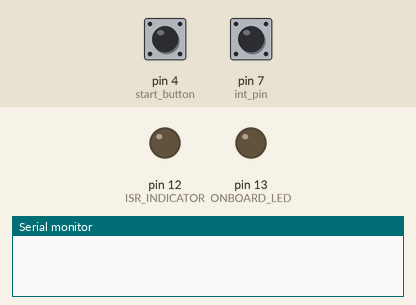
This sketch was run on a simulated Arduino Leonardo, built with avr-gcc and run on an emulated ATmega32U4. On the bench: output pins drawn as LEDs (lit = HIGH), the last lines printed to the serial monitor. Wiring (inferred from the names in the program): MCP23017 port expander at I2C address 0x20. Dashed ring = blinking. The inputs (shaded band) are chosen by the test bench; at power-on: pin 4 (start_button) HIGH, pin 7 (int_pin) LOW. USB keyboard and mouse output is not drawn.

Above: at 0.8 s.
0.9 s: pin 4 (start_button) pulled LOW for 0.15 s
7.0 s: pin 7 (int_pin) pulsed HIGH 2 times (0.12 s each, 0.3 s apart)
At 7.43 s:
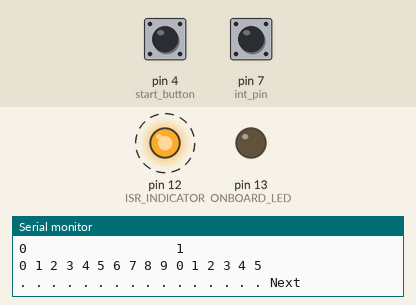
Timing chart, 0 to 10.0 s (numbered marks = the images above; inputs shaded):
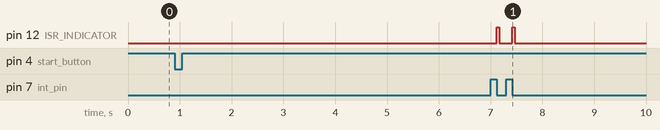

The sketch:

spitfire_controller.ino
```cpp
// Author: Peter Milne
// Date: May 2020

// FlightGear Spitfire IIa controller using MCP23017
// MCP23017 driver adapted from code by Nick Gammon
// https://www.gammon.com.au/forum/?id=10945

#include <Wire.h>
#include <Keyboard.h>

// Spitfire controls
const char LEFT_MAGNETO = '[';       // GPB0 { (SHIFT + [)
const char RIGHT_MAGNETO = ']';      // GPB1 } (SHIFT + ])
const char FLAPS_UP = '[';           // GPB2
const char FLAPS_DOWN = ']';         // GPB2
const char COFFMAN_CARTRIDGE = 'C';  // GPB3
const char PRIMING_PUMP = 'I';       // GPB4
const char COFFMAN_STARTER = 's';    // GPB5
const char CANOPY_CLOSE = 'f';       // GPB6
const char CANOPY_OPEN = 'F';        // GPB6
const char GEAR_UP = 'g';            // GPB7
const char GEAR_DOWN = 'G';          // GPB7

const int start_button = 4;
const int int_pin = 7;

int previousButtonState[16];

// MCP23017 registers (everything except direction defaults to 0)
#define IODIRA 0x00  // IO direction  (0 = output, 1 = input (Default))
#define IODIRB 0x01
#define IOPOLA 0x02  // IO polarity   (0 = normal, 1 = inverse)
#define IOPOLB 0x03
#define GPINTENA 0x04  // Interrupt on change (0 = disable, 1 = enable)
#define GPINTENB 0x05
#define DEFVALA 0x06  // Default comparison for interrupt on change (interrupts on opposite)
#define DEFVALB 0x07
#define INTCONA 0x08  // Interrupt control (0 = interrupt on change from previous, 1 = interrupt on change from DEFVAL)
#define INTCONB 0x09
#define IOCON 0x0A  // IO Configuration: bank/mirror/seqop/disslw/haen/odr/intpol/notimp
//#define IOCON 0x0B  // same as 0x0A
#define GPPUA 0x0C  // Pull-up resistor (0 = disabled, 1 = enabled)
#define GPPUB 0x0D
#define INFTFA 0x0E  // Interrupt flag (read only) : (0 = no interrupt, 1 = pin caused interrupt)
#define INFTFB 0x0F
#define INTCAPA 0x10  // Interrupt capture (read only) : value of GPIO at time of last interrupt
#define INTCAPB 0x11
#define GPIOA 0x12  // Port value. Write to change, read to obtain value
#define GPIOB 0x13
#define OLLATA 0x14  // Output latch. Write to latch output.
#define OLLATB 0x15
#define port 0x20  // MCP23017 is on I2C port 0x20

#define ISR_INDICATOR 12  // pin 12
#define ONBOARD_LED 13    // pin 13

volatile bool keyPressed;

// Write same register setting to both ports
void expanderWriteBoth(const byte reg, const byte data) {
  Wire.beginTransmission(port);
  Wire.write(reg);
  Wire.write(data);  // port A
  Wire.write(data);  // port B
  Wire.endTransmission();
}

// Read a single byte from the expander
unsigned int expanderRead(const byte reg) {
  Wire.beginTransmission(port);
  Wire.write(reg);
  Wire.endTransmission();
  Wire.requestFrom(port, 1);
  return Wire.read();
}

// Interrupt service routine, called when pin D2 goes from 1 to 0
void keypress() {
  digitalWrite(ISR_INDICATOR, HIGH);  // debugging
  keyPressed = true;                  // set flag so main loop knows
}

void setup() {
  pinMode(ISR_INDICATOR, OUTPUT);  // for testing (ISR indicator)
  pinMode(ONBOARD_LED, OUTPUT);    // for onboard LED
  pinMode(start_button, INPUT_PULLUP);

  Wire.begin();
  Serial.begin(9600);

  // Safe start for testing - only start after button press
  while (digitalRead(start_button))
    ;

  Keyboard.begin();
  delay(5000);
  Serial.println("Starting ...");

  expanderWriteBoth(IOCON, 0b01100000);  // mirror interrupts, disable sequential mode
  expanderWriteBoth(GPPUA, 0xFF);        // pull-up resistor for switch - both ports
  expanderWriteBoth(IOPOLA, 0xFF);       // invert polarity of signal - both ports
  expanderWriteBoth(GPINTENA, 0xFF);     // enable interrupts - both ports

  keyPressed = false;  // no interrupt yet
  // read from interrupt capture ports to clear them
  expanderRead(INTCAPA);
  expanderRead(INTCAPB);

  // Must be interrupt capable pin
  attachInterrupt(digitalPinToInterrupt(int_pin), keypress, FALLING);
}

unsigned long time = 0;
unsigned int keyValue = 0;
bool firstRun = true;

// Called interrupts fire
void handleKeypress() {
  delay(50);  // de-bounce before we re-enable interrupts

  keyPressed = false;                // ready for next time through the interrupt service routine
  digitalWrite(ISR_INDICATOR, LOW);  // debugging

  // Read port values, as required. Note that this re-arms the interrupts.
  if (expanderRead(INFTFA)) {
    keyValue &= 0x00FF;
    keyValue |= expanderRead(INTCAPA) << 8;  // read value at time of interrupt
  }
  if (expanderRead(INFTFB)) {
    keyValue &= 0xFF00;
    keyValue |= expanderRead(INTCAPB);  // port B is in low-order byte
  }

  Serial.println("Button states");
  Serial.println("0                   1");
  Serial.println("0 1 2 3 4 5 6 7 8 9 0 1 2 3 4 5");

  unsigned int buttonState = 0;
  // display which buttons were down at the time of the interrupt
  for (byte button = 0; button < 16; button++) {
    if (buttonState = (keyValue & (1 << button)) >> button) {
      Serial.print("1 ");
      if (buttonState != previousButtonState[button]) {
        switch (button) {
          case 0:
            // Sends SHIFT + '[' sequence -> '{'
            Keyboard.press(KEY_LEFT_SHIFT);
            Keyboard.write(LEFT_MAGNETO);
            Keyboard.release(KEY_LEFT_SHIFT);
            break;  // Latch
          case 1:
            Keyboard.press(KEY_LEFT_SHIFT);
            Keyboard.write(RIGHT_MAGNETO);
            Keyboard.release(KEY_LEFT_SHIFT);
            break;  // Latch
          case 2: Keyboard.write(GEAR_UP); break;
          case 3: Keyboard.write(FLAPS_DOWN); break;
          case 4: Keyboard.write(CANOPY_CLOSE); break;
          case 5:
            if (!firstRun) {
              Keyboard.press(COFFMAN_CARTRIDGE);  // Latch as momentary
              delay(100);
              Keyboard.release(COFFMAN_CARTRIDGE);
            }
            break;
          case 6:
            if (!firstRun) {
              Keyboard.press(PRIMING_PUMP);
              delay(100);
              Keyboard.release(PRIMING_PUMP);
            }
            break;
          case 7: Keyboard.press(COFFMAN_STARTER); break;
          default: break;
        }
      }
    } else {
      Serial.print(". ");
      if (buttonState != previousButtonState[button]) {
        switch (button) {
          case 0:
            Keyboard.press(KEY_LEFT_SHIFT);
            Keyboard.write(LEFT_MAGNETO);
            Keyboard.release(KEY_LEFT_SHIFT);
            break;
          case 1:
            Keyboard.press(KEY_LEFT_SHIFT);
            Keyboard.write(RIGHT_MAGNETO);
            Keyboard.release(KEY_LEFT_SHIFT);
            break;
          case 2: Keyboard.write(GEAR_DOWN); break;
          case 3: Keyboard.write(FLAPS_UP); break;
          case 4: Keyboard.write(CANOPY_OPEN); break;
          case 5:
            if (!firstRun) {
              Keyboard.press(COFFMAN_CARTRIDGE);
              delay(100);
              Keyboard.release(COFFMAN_CARTRIDGE);
            }
            break;
          case 6:
            if (!firstRun) {
              Keyboard.press(PRIMING_PUMP);
              delay(100);
              Keyboard.release(PRIMING_PUMP);
            }
            break;
          case 7: Keyboard.release(COFFMAN_STARTER); break;
          default: break;
        }
      }
    }
    previousButtonState[button] = buttonState;  // Capture state for next time
  }
  firstRun = false;

  Serial.println("Next");

  // if a switch is now pressed, turn LED on  (key down event)
  if (keyValue) {
    time = millis();                  // remember when
    digitalWrite(ONBOARD_LED, HIGH);  // on-board LED
  }                                   // end if
}  // end of handleKeypress

void loop() {
  // was there an interrupt?
  if (keyPressed)
    handleKeypress();

  // Do other stuff in here
  // turn LED off after 500 ms
  if (millis() > (time + 500) && time != 0) {
    digitalWrite(ONBOARD_LED, LOW);
    time = 0;
  }
}
```

Measured:
- after the input at 7.0 s, pin 12 (ISR_INDICATOR): alternates HIGH for 0.05 s and LOW for 0.25 s, 4 changes in all, then stays LOW, starting after 0.12 s
